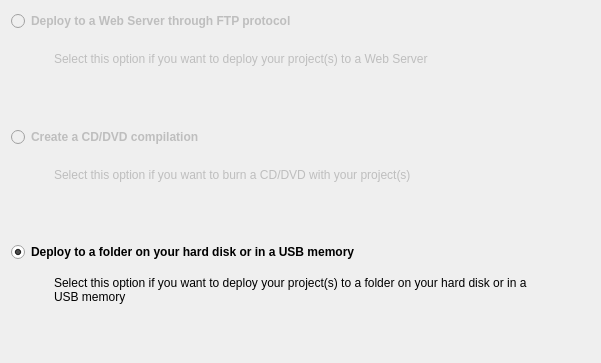
<?xml version="1.0" encoding="UTF-8"?>
<ui version="4.0">
 <class>WebsitePublishSelectPublishingMethodPage</class>
 <widget class="QWizardPage" name="WebsitePublishSelectPublishingMethodPage">
  <property name="geometry">
   <rect>
    <x>0</x>
    <y>0</y>
    <width>601</width>
    <height>363</height>
   </rect>
  </property>
  <property name="windowTitle">
   <string>WizardPage</string>
  </property>
  <property name="title">
   <string>Publishing Options</string>
  </property>
  <property name="subTitle">
   <string>Select the method to publish your website</string>
  </property>
  <layout class="QVBoxLayout" name="verticalLayout">
   <item>
    <widget class="QRadioButton" name="publishFTP">
     <property name="enabled">
      <bool>false</bool>
     </property>
     <property name="font">
      <font>
       <weight>75</weight>
       <bold>true</bold>
      </font>
     </property>
     <property name="text">
      <string>Deploy to a Web Server through FTP protocol</string>
     </property>
     <property name="icon">
      <iconset resource="resources.qrc">
       <normaloff>:/icons/web-site.png</normaloff>:/icons/web-site.png</iconset>
     </property>
     <property name="iconSize">
      <size>
       <width>48</width>
       <height>48</height>
      </size>
     </property>
    </widget>
   </item>
   <item>
    <widget class="QLabel" name="lbPublishFtpDescription">
     <property name="enabled">
      <bool>false</bool>
     </property>
     <property name="styleSheet">
      <string notr="true">margin:0px 40px; 
margin-bottom:40px;</string>
     </property>
     <property name="text">
      <string>Select this option if you want to deploy your project(s) to a Web Server</string>
     </property>
     <property name="wordWrap">
      <bool>true</bool>
     </property>
    </widget>
   </item>
   <item>
    <widget class="QRadioButton" name="publishDVD">
     <property name="enabled">
      <bool>false</bool>
     </property>
     <property name="font">
      <font>
       <weight>75</weight>
       <bold>true</bold>
      </font>
     </property>
     <property name="text">
      <string>Create a CD/DVD compilation</string>
     </property>
     <property name="icon">
      <iconset resource="resources.qrc">
       <normaloff>:/icons/cd-dvd.png</normaloff>:/icons/cd-dvd.png</iconset>
     </property>
     <property name="iconSize">
      <size>
       <width>48</width>
       <height>48</height>
      </size>
     </property>
    </widget>
   </item>
   <item>
    <widget class="QLabel" name="lbPublishCDDVDDescription">
     <property name="enabled">
      <bool>false</bool>
     </property>
     <property name="styleSheet">
      <string notr="true">margin:0px 40px; 
margin-bottom:40px;</string>
     </property>
     <property name="text">
      <string>Select this option if you want to burn a CD/DVD with your project(s)</string>
     </property>
     <property name="wordWrap">
      <bool>true</bool>
     </property>
    </widget>
   </item>
   <item>
    <widget class="QRadioButton" name="publishFolder">
     <property name="font">
      <font>
       <weight>75</weight>
       <bold>true</bold>
      </font>
     </property>
     <property name="text">
      <string>Deploy to a folder on your hard disk or in a USB memory</string>
     </property>
     <property name="icon">
      <iconset resource="resources.qrc">
       <normaloff>:/icons/hard-drive.png</normaloff>:/icons/hard-drive.png</iconset>
     </property>
     <property name="iconSize">
      <size>
       <width>48</width>
       <height>48</height>
      </size>
     </property>
     <property name="checked">
      <bool>true</bool>
     </property>
    </widget>
   </item>
   <item>
    <widget class="QLabel" name="lbPublishFilesystemDescription">
     <property name="styleSheet">
      <string notr="true">margin:0px 40px; 
margin-bottom:40px;</string>
     </property>
     <property name="text">
      <string>Select this option if you want to deploy your project(s) to a folder on your hard disk or in a USB memory</string>
     </property>
     <property name="wordWrap">
      <bool>true</bool>
     </property>
    </widget>
   </item>
  </layout>
 </widget>
 <resources>
  <include location="resources.qrc"/>
 </resources>
 <connections/>
</ui>
